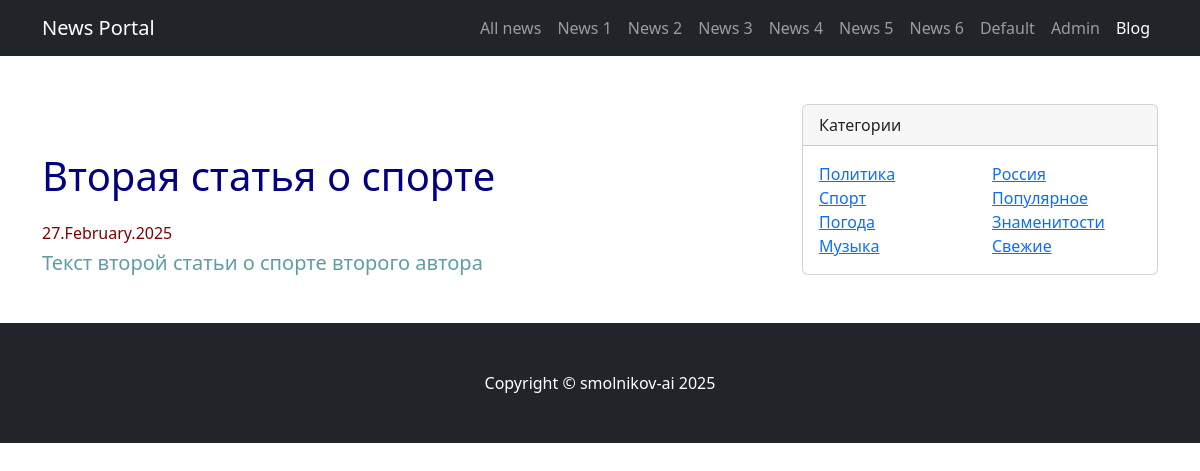
Before: /news/2 with the older database file.
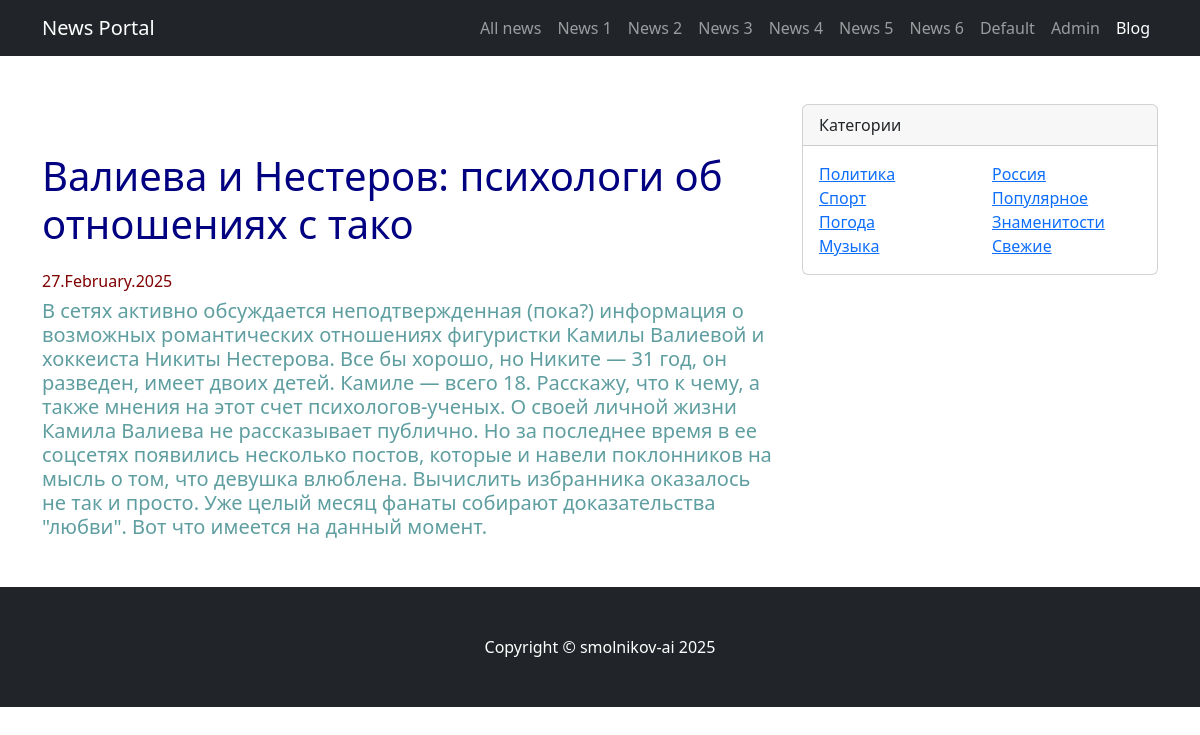
After: the same page with the newer database file.
### news/models.py (models this page shows, shortened)
class Post(models.Model):
    author = models.ForeignKey(Author, on_delete=models.CASCADE)
    type = models.CharField(choices=POST_TYPES, max_length=2, default='NW')
    date_time_in = models.DateTimeField(auto_now_add=True)
    categories = models.ManyToManyField(Category, through='PostCategory')
    title = models.CharField(max_length=50)
    content = models.TextField()
    rating_post = models.IntegerField(default=0)

### news/views.py (the view)
# urls.py: path('news/<int:pk>', PostDetail.as_view(), name='post_detail'),
class PostDetail(DetailView):
    model = Post
    template_name = 'flatpages/post.html'
    context_object_name = 'post'

### news/templatetags/custom_filters.py (called while the page is built)
@register.filter()
def censor(value):
    incorrect_list = ['Редиск', 'Ананас', 'LGBT']
    for incorrect_word in incorrect_list:
        value = value.replace(incorrect_word[1:], '*' * (len(incorrect_word) - 1))
    return value

### templates/flatpages/post.html
{% extends 'flatpages/default.html' %}
{% load custom_filters %}
{% block title %}
    <h1 style="color:Navy;">{{ post.title|censor }}</h1>
{% endblock title %}
{% block content %}
    <h6 style="color:Maroon;">{{ post.date_time_in|date:'d.F.Y' }}</h6>
    <h5 style="color:CadetBlue;">{{ post.content|censor }}</h5>
{% endblock content %}

Changed rows visible on the page:
changed Post: title|censor "Вторая статья о спорте" → "Валиева и Нестеров: психологи об отношениях с тако"; content|censor "Текст второй статьи о спорте второго автора" → "В сетях активно обсуждается неподтвержденная (пока?) информация о возможных романтических отношениях фигуристки Камилы Валиевой и хоккеиста Никиты Нестерова. Все бы хорошо, но Никите — 31 год, он разведен, имеет двоих детей. Камиле — всего 18. Расскажу, что к чему, а также мнения на этот счет психологов-ученых. О своей личной жизни Камила Валиева не рассказывает публично. Но за последнее время в ее соцсетях появились несколько постов, которые и навели поклонников на мысль о том, что девушка влюблена. Вычислить избранника оказалось не так и просто. Уже целый месяц фанаты собирают доказательства \"любви\". Вот что имеется на данный момент."
